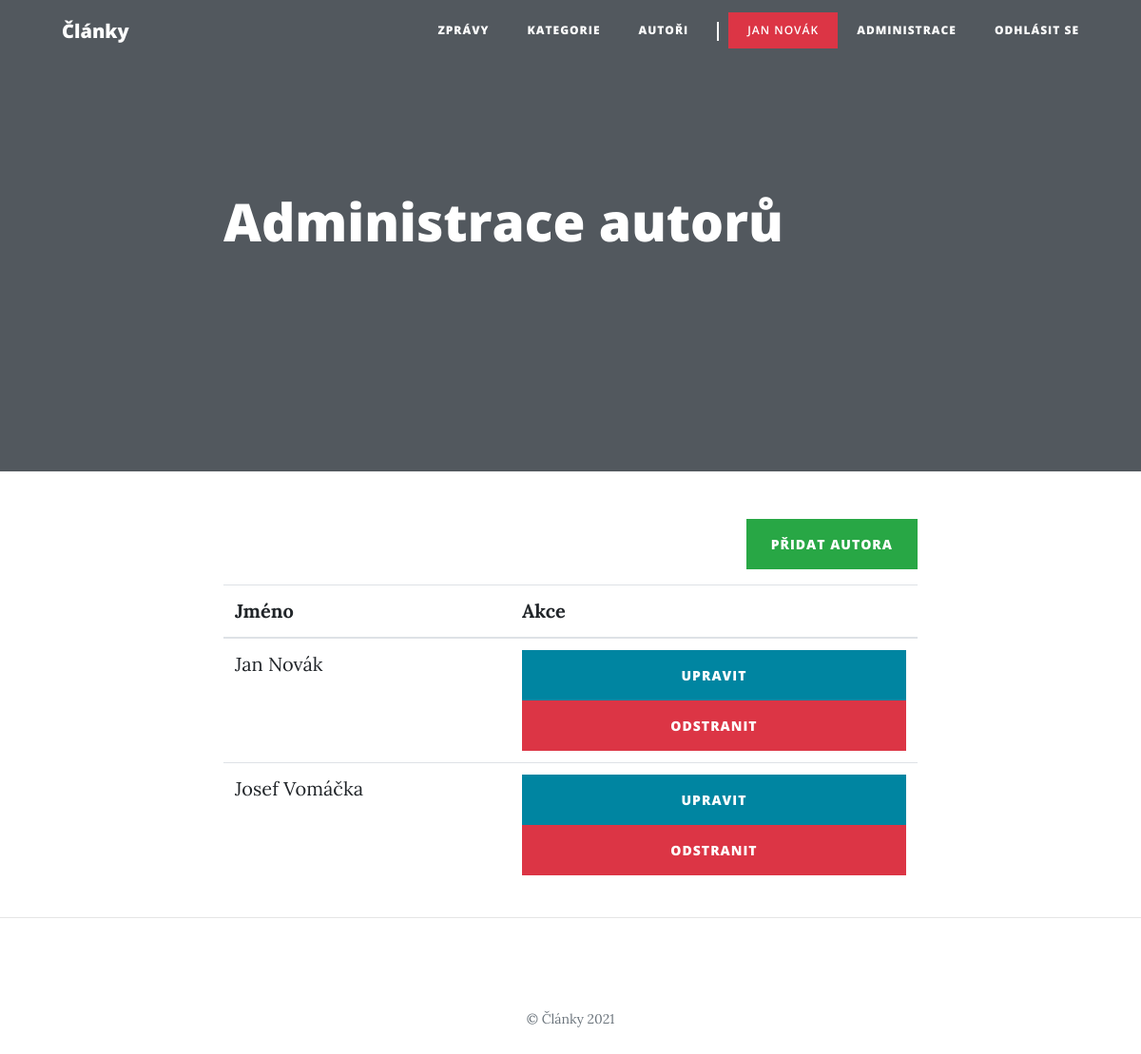
Page /user_administration.php (signed in) on the committed database.
### tables this page shows
CREATE TABLE `user` (
  `id` int(10) UNSIGNED NOT NULL,
  `email` varchar(50) NOT NULL,
  `password` varchar(256) NOT NULL,
  `name` varchar(30) NOT NULL,
  `admin` tinyint(1) NOT NULL DEFAULT 0
);

### php/Application.php (called while the page is built, shortened)
<?php
class Application
{
    private static $context;
    public static function loadModel($className)
    {
        $filename = "./php/model/" . $className . ".php";
    }
    public static function context()
    {
        if (!isset(self::$context)) {
            self::$context = new DatabaseContext();
        }
        return self::$context;
    }
    public static function logged_in()
    {
        if(isset($_SESSION["user"])) {
            $user = self::context()->user_repository->getUser($_SESSION["user"]["id"]);
            return true;
        }
        return false;
    }
    public static function user()
    {
        return $_SESSION["user"];
    }
    public static function assert_logged_in($redirect_address = "index.php")
    {
        if (!self::logged_in()) {
            header("Location: $redirect_address");
            die();
        }
    }
}

### php/model/DatabaseContext.php (called while the page is built, shortened)
<?php
class DatabaseContext
{
    private $database;
    public function __construct()
    {
        $this->database = new Database();
    }
    public function __get($name)
    {
        if (!isset($this->{$name})) {
            switch ($name) {
                case 'user_repository':
                    $this->user_repository = new UserRepository($this->database);
            }
        }
        return $this->{$name};
    }
}

### php/model/Database.php (called while the page is built, shortened)
<?php
class Database
{
    private $conn;
    public function __construct()
    {
        $this->conn = new PDO(sprintf("mysql:host=%s;dbname=%s", self::HOST, self::DBNAME), self::USER, self::PASS, [
            PDO::ATTR_ERRMODE => PDO::ERRMODE_EXCEPTION
        ]);
        $this->conn->query("set names utf8");
    }
    public function select($sql, $params = [])
    {
        $stmt = $this->execute($sql, $params);
        return $stmt->fetchAll();
    }
    public function selectSingle($sql, $params = [])
    {
        $stmt = $this->execute($sql, $params);
        return $stmt->fetch();
    }
    private function execute($sql, $params = [])
    {
        $stmt = $this->conn->prepare($sql);
        $stmt->execute($params);
        return $stmt;
    }
}

### php/model/BaseRepository.php (called while the page is built, shortened)
<?php
abstract class BaseRepository
{
    public function __construct(Database $db)
    {
        $this->db = $db;
    }
}

### php/model/UserRepository.php (called while the page is built, shortened)
<?php
class UserRepository extends BaseRepository
{
    public function getUsersAlphabetically()
    {
        $sql = "select * from user order by name";
        return $this->db->select($sql);
    }
    public function getUser($id)
    {
        $sql = "
            select *
            from user
            where id = :id
        ";
        $params = [
            ":id" => $id
        ];
        return $this->db->selectSingle($sql, $params);
    }
}

### user_administration.php (the view, shortened to what this page needs)
<?php
require_once "./php/Application.php";
Application::assert_logged_in();
$ur = Application::context()->user_repository;
$users = $ur->getUsersAlphabetically();
include "./php/partials/document_start.php";
?>
<div class="text-right mb-3">
  <a class="btn btn-success" href="user_add.php">Přidat autora</a>
</div>
<table class="table table-hover">
  <thead>
    <tr>
      <th scope="col">Jméno</th>
      <th scope="col">Akce</th>
    </tr>
  </thead>
  <tbody>
    <?php foreach ($users as $user) : ?>
      <tr>
        <td><?= $user["name"] ?></td>
        <td>
          <a class="btn btn-primary w-100 px-2" href="<?= "user_edit.php?id=" . $user["id"] ?>">Upravit</a>
          <a class="btn btn-danger w-100 px-2" href="<?= "user_delete.php?id=" . $user["id"] ?>">Odstranit</a>
        </td>
      </tr>
    <?php endforeach; ?>
  </tbody>
</table>
<?php
include "./php/partials/document_end.php";

### php/partials/document_start.php (shortened to what this page needs)
<!DOCTYPE html>
<html lang="cs">
<head>
  <link rel="stylesheet" href="https://cdn.jsdelivr.net/npm/bootstrap@4.6.0/dist/css/bootstrap.min.css">
  <link href="css/clean-blog.css" rel="stylesheet">
  <link href="css/micromodal.css" rel="stylesheet">
</head>
<body>
  <nav class="navbar navbar-expand-lg navbar-light fixed-top" id="mainNav">
    <div class="container">
      <a class="navbar-brand" href="index.php">Články</a>
      <div class="collapse navbar-collapse" id="navbarResponsive">
        <ul class="navbar-nav ml-auto">
          <li class="nav-item">
            <a class="nav-link" href="index.php">Zprávy</a>
          </li>
          <li class="nav-item">
            <a class="nav-link" href="categories.php">Kategorie</a>
          </li>
          <li class="nav-item">
            <a class="nav-link" href="users.php">Autoři</a>
          </li>
          <li class="nav-item separator only-widescreen"></li>
          <?php if (Application::logged_in()) : ?>
            <li class="nav-item">
              <p <?= Application::user()["admin"] ? 'class="bg-danger"' : "" ?>><?= Application::user()["name"] ?></p>
            </li>
            <li class="nav-item">
              <a class="nav-link" href="administration.php">Administrace</a>
            </li>
            <li class="nav-item">
              <a class="nav-link" href="logout.php">Odhlásit se</a>
            </li>
          <?php else : ?>
            <li class="nav-item">
              <a class="nav-link" href="login.php">Přihlásit se</a>
            </li>
          <?php endif; ?>
        </ul>
      </div>
    </div>
  </nav>
  <header class="masthead" <?= empty($header_background) ? "" : "style=\"background-image: url('$header_background')\"" ?>>
    <div class="overlay"></div>
    <div class="container">
      <div class="row">
        <div class="col-lg-8 col-md-10 mx-auto">
        </div>
      </div>
    </div>
  </header>
  <div class="container">
    <div class="row">
      <div class="col-lg-8 col-md-10 mx-auto">

### css/clean-blog.css (style rules this page uses)
body { font-size: 20px; color: #212529; font-family: "Lora", "Times New Roman", serif; }
p { line-height: 1.5; margin: 30px 0; }
a { color: #212529; transition: all 0.2s; }
#mainNav { position: absolute; border-bottom: 1px solid #e9ecef; background-color: white; font-family: "Open Sans", "Helvetica Neue", Helvetica, Arial, sans-serif; }
#mainNav .navbar-brand { font-weight: 800; color: #343a40; }
#mainNav .navbar-nav > li.nav-item > a, #mainNav .navbar-nav > li.nav-item > p { font-size: 12px; font-weight: 800; letter-spacing: 1px; text-transform: uppercase; }
#mainNav .navbar-nav > li.nav-item > p { font-weight: 600; margin: 0; padding: 8px 0; color: rgba(0,0,0,.5); }
#mainNav .navbar-nav > li.nav-item.separator { height: 1em; width: 0; border-right-width: 2px; border-right-style: solid; }
#mainNav .navbar-nav > li.nav-item.only-widescreen { display: none; }
@media only screen and (min-width: 992px) { #mainNav { border-bottom: 1px solid transparent; background: transparent; } }
@media only screen and (min-width: 992px) { #mainNav .navbar-brand { padding: 10px 20px; color: #fff; } }
@media only screen and (min-width: 992px) { #mainNav .navbar-nav > li.nav-item > a, #mainNav .navbar-nav > li.nav-item > p { padding: 10px 20px; color: #fff; } }
@media only screen and (min-width: 992px) { #mainNav .navbar-nav > li.nav-item.separator { margin: 10px 10px; border-color: #fff; } }
@media only screen and (min-width: 992px) { #mainNav .navbar-nav > li.nav-item.only-widescreen { display: initial; } }
@media only screen and (min-width: 992px) { #mainNav { transition: background-color 0.2s; transform: translate3d(0, 0, 0); -webkit-backface-visibility: hidden; backface-visibility: hidden; } }
header.masthead { margin-bottom: 50px; background: no-repeat center center; background-color: #868e96; background-attachment: scroll; position: relative; background-size: cover; }
header.masthead .overlay { position: absolute; top: 0; left: 0; height: 100%; width: 100%; background-color: #212529; opacity: 0.5; }
.btn { font-size: 14px; font-weight: 800; padding: 15px 25px; letter-spacing: 1px; text-transform: uppercase; border-radius: 0; font-family: "Open Sans", "Helvetica Neue", Helvetica, Arial, sans-serif; }
.btn-primary { background-color: #0085a1; border-color: #0085a1; }

### rows in the picture
user: name "JAN NOVÁK", name "Jan Novák"
user: name "Josef Vomáčka"

### other values in the picture
$heading "Administrace autorů"
